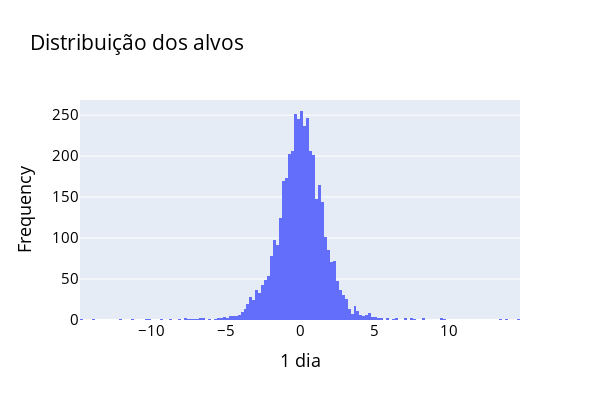

The code cell stored with this chart in its notebook:
### Code cell
# Analisando as distribuições
fig = go.Figure(data=[go.Histogram(x = df1["Alvo1"])])

fig.update_layout(height = 400, width = 600
                  , title_text = "Distribuição dos alvos"
                  , font_color = "blue"
                  , title_font_color = "black"
                  , xaxis_title = "1 dia"
                  , yaxis_title = "Frequency"
                  , font = dict(size = 15, color = "Black")
                 )

fig.update_layout(hovermode = "x")
fig.show()

### Figure 1 — Plotly figure (JSON) as saved in the notebook; plotly's stock layout.template omitted (floating-point values rounded to 4 significant figures; data arrays with more than 128 entries replaced by an {"elided": "..."} marker saying what was removed)
{"data": [{"type": "histogram", "x": {"elided": "4181 float values"}}], "layout": {"font": {"color": "Black", "size": 15}, "height": 400, "hovermode": "x", "title": {"font": {"color": "black"}, "text": "Distribuição dos alvos"}, "width": 600, "xaxis": {"title": {"text": "1 dia"}}, "yaxis": {"title": {"text": "Frequency"}}}}
